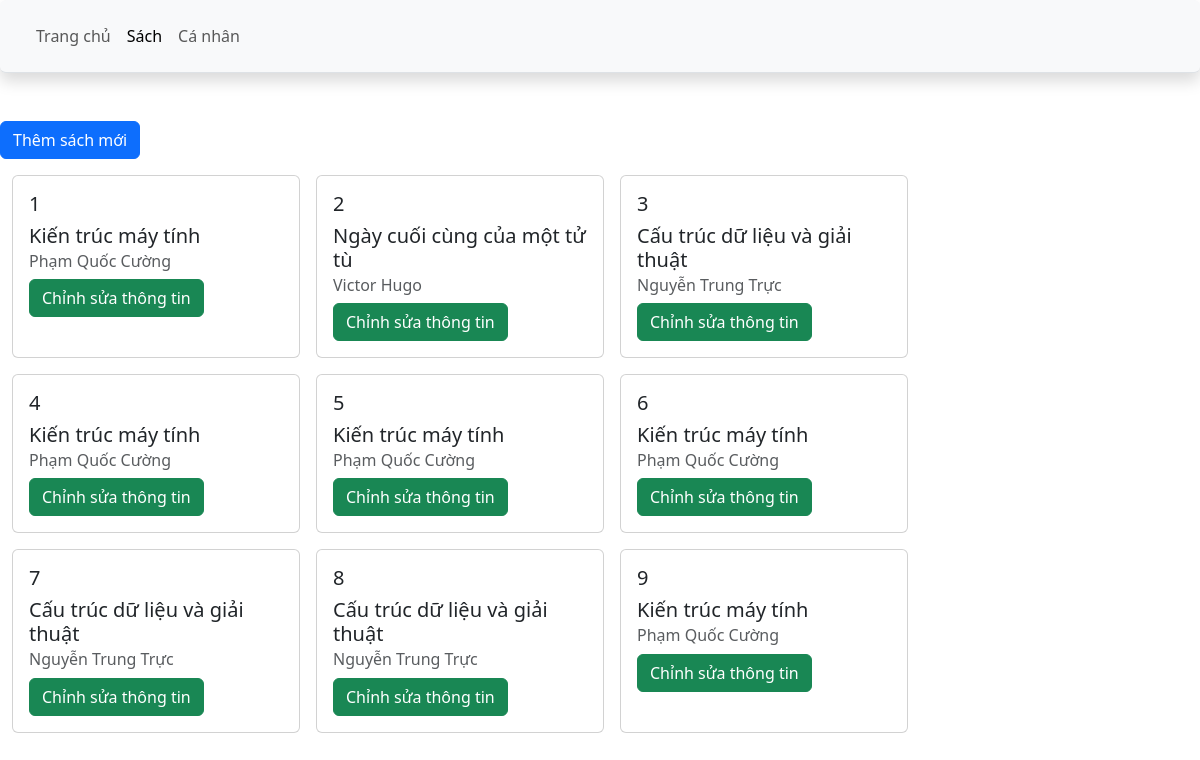
The app's page /book.php (signed in) with its own data.
### tables this page shows
CREATE TABLE `documents` (
  `document_id` int(11) NOT NULL,
  `doc_name` varchar(256) NOT NULL,
  `type` varchar(256) NOT NULL,
  `author` varchar(256) NOT NULL,
  `publisher` varchar(512) NOT NULL,
  `publish_year` int(11) NOT NULL,
  `quantity` int(11) NOT NULL,
  `description` varchar(4096) NOT NULL,
  `image_url` varchar(512) DEFAULT NULL
);

### book.php (the view, shortened to what this page needs)
<!DOCTYPE html>
<html lang='en'>
<head>
    <link href='https://cdn.jsdelivr.net/npm/bootstrap@5.3.3/dist/css/bootstrap.min.css' rel='stylesheet'>
</head>
<body>
    <nav class='z-3 navbar navbar-expand-lg border-bottom position-sticky top-0 shadow p-3 mb-5 bg-body-tertiary rounded'>
        <div class='container-fluid'>
          <div class='collapse navbar-collapse' id='navbarSupportedContent'>
            <ul class='navbar-nav me-auto mb-2 mb-lg-0'>
                <li class='nav-item'>
                  <a class='nav-link' aria-disabled='true' href='home.php'>Trang chủ</a>
                </li>
                <li class='nav-item'>
                  <a class='nav-link active' aria-current='page'>Sách</a>
                </li>
                <li class='nav-item'>
                  <a class='nav-link' aria-disabled='true' href='profile.php'>Cá nhân</a>
                </li>
              </ul>
          </div>
        </div>
      </nav>
    <form action='create_edit.php' method='POST'>
      <button class='btn btn-primary' type='submit'>Thêm sách mới</button>
    </form>
    <div class='container-fluid mt-3 d-flex flex-row flex-wrap gap-3'>
      <?php
      $id = $_SESSION['id'];
      $per = $_SESSION['permission'];
      $link = mysqli_connect('localhost', 'root');
      $query = "SELECT documents.document_id, doc_name, quantity, author FROM documents LEFT JOIN (SELECT * FROM borrow WHERE student_id = $id) AS a ON documents.document_id = a.document_id WHERE student_id IS NULL";
      $result = mysqli_query($link, $query);
      while ($row = mysqli_fetch_assoc($result)) {
          $doc_id = $row['document_id'];
          $name = $row['doc_name'];
          $au = $row['author'];
          $action = "borrow_return.php";
          $button = "<button class='btn btn-success' type='submit'>Mượn</button>";
          if ($per == 1) {
            $action = "create_edit.php";
            $button = "<button class='btn btn-success' type='submit'>Chỉnh sửa thông tin</button>";
          }
          echo "<div class='card' style='width: 18rem;'>
            <div class='card-body'>
                <h5>$doc_id</h5>
              <h5 class='card-title'>$name</h5>
              <h6 class='card-subtitle mb-2 text-body-secondary'>$au</h6>
              <form action=$action method='POST'>
              <input type='hidden' value=$doc_id name='doc'>
              <input type='hidden' value='1' name='act'>
              $button
              </form>
            </div>
        </div>";
      }
      ?>
    </div>
</body>
</html>

### records on screen
documents: document_id "1", doc_name "Kiến trúc máy tính", author "Phạm Quốc Cường"
documents: document_id "2", doc_name "Ngày cuối cùng của một tử tù", author "Victor Hugo"
documents: document_id "3", doc_name "Cấu trúc dữ liệu và giải thuật", author "Nguyễn Trung Trực"
documents: document_id "4", doc_name "Kiến trúc máy tính", author "Phạm Quốc Cường"
documents: document_id "5", doc_name "Kiến trúc máy tính", author "Phạm Quốc Cường"
documents: document_id "6", doc_name "Kiến trúc máy tính", author "Phạm Quốc Cường"
documents: document_id "7", doc_name "Cấu trúc dữ liệu và giải thuật", author "Nguyễn Trung Trực"
documents: document_id "8", doc_name "Cấu trúc dữ liệu và giải thuật", author "Nguyễn Trung Trực"
documents: document_id "9", doc_name "Kiến trúc máy tính", author "Phạm Quốc Cường"
